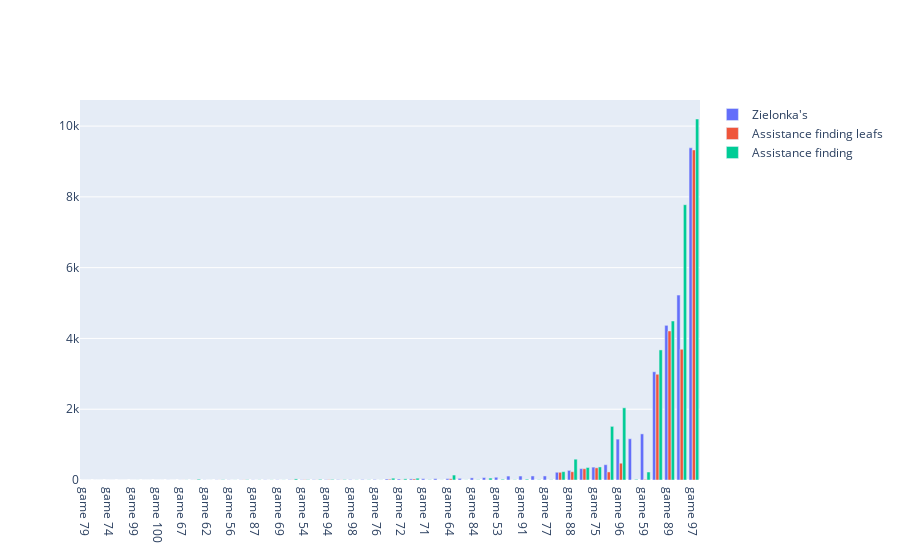

Write notebook code for a chart like this one.
### Code cell
plot_running_times(
    ['Zielonka\'s','Assistance finding leafs','Assistance finding'],
    [
        "/home/sjef/AfstudeerRepo/implementation/testsuite/data/singles/csvs/clean_randomgamesF_MBR.data.csv",
        "/home/sjef/AfstudeerRepo/implementation/testsuite/data/measures/csvs/clean_randomgamesF.data.csv",
        "/home/sjef/AfstudeerRepo/implementation/testsuite/data/measures/csvs/clean_total_randomgamesF.data.csv"
    ],0)

### Figure 1 — Plotly figure (JSON) as saved in the notebook; plotly's stock layout.template omitted (floating-point values rounded to 4 significant figures)
{"data": [{"name": "Zielonka's", "type": "bar", "x": ["game 79", "game 92", "game 74", "game 52", "game 99", "game 51", "game 100", "game 58", "game 67", "game 86", "game 62", "game 63", "game 56", "game 90", "game 87", "game 50", "game 69", "game 65", "game 54", "game 61", "game 94", "game 57", "game 98", "game 85", "game 76", "game 60", "game 72", "game 78", "game 71", "game 55", "game 64", "game 66", "game 84", "game 80", "game 53", "game 93", "game 91", "game 70", "game 77", "game 83", "game 88", "game 73", "game 75", "game 68", "game 96", "game 81", "game 59", "game 82", "game 89", "game 95", "game 97"], "y": [0.1101, 0.1712, 0.456, 0.4672, 0.8431, 0.8477, 0.9075, 1.974, 2.112, 3.072, 3.414, 4.237, 4.392, 4.743, 5.443, 5.555, 6.249, 6.819, 8.113, 9.1, 9.267, 10.56, 11.14, 12.98, 13.87, 27.59, 27.79, 31.58, 37.07, 38.37, 38.74, 46.06, 60.12, 68.64, 78.09, 111.2, 112.2, 114.1, 114.2, 218.7, 272.2, 322.4, 364.2, 432.3, 1155.0, 1165.0, 1303.0, 3058.0, 4370.0, 5224.0, 9386.0]}, {"name": "Assistance finding leafs", "type": "bar", "x": ["game 79", "game 92", "game 74", "game 52", "game 99", "game 51", "game 100", "game 58", "game 67", "game 86", "game 62", "game 63", "game 56", "game 90", "game 87", "game 50", "game 69", "game 65", "game 54", "game 61", "game 94", "game 57", "game 98", "game 85", "game 76", "game 60", "game 72", "game 78", "game 71", "game 55", "game 64", "game 66", "game 84", "game 80", "game 53", "game 93", "game 91", "game 70", "game 77", "game 83", "game 88", "game 73", "game 75", "game 68", "game 96", "game 81", "game 59", "game 82", "game 89", "game 95", "game 97"], "y": [0.009422, 0, 0.4521, 0, 0.4117, 0.04227, 0.006608, 0, 1.757, 2.795, 0.1456, 2.086, 0.6619, 4.278, 0.3957, 0.5625, 0.03494, 4.453, 7.904, 2.805, 8.897, 3.209, 0.9204, 0.3098, 0, 20.67, 4.896, 29.06, 0.4093, 0.6992, 33.87, 0.373, 2.195, 3.366, 0.05518, 1.788, 2.115, 0.7052, 0.6198, 218.0, 233.3, 318.8, 344.1, 227.6, 474.5, 1.505, 16.47, 2988.0, 4211.0, 3694.0, 9326.0]}, {"name": "Assistance finding", "type": "bar", "x": ["game 79", "game 92", "game 74", "game 52", "game 99", "game 51", "game 100", "game 58", "game 67", "game 86", "game 62", "game 63", "game 56", "game 90", "game 87", "game 50", "game 69", "game 65", "game 54", "game 61", "game 94", "game 57", "game 98", "game 85", "game 76", "game 60", "game 72", "game 78", "game 71", "game 55", "game 64", "game 66", "game 84", "game 80", "game 53", "game 93", "game 91", "game 70", "game 77", "game 83", "game 88", "game 73", "game 75", "game 68", "game 96", "game 81", "game 59", "game 82", "game 89", "game 95", "game 97"], "y": [0.0876, 0.09622, 0.6056, 0.01678, 1.304, 0.3104, 0.3612, 0.2992, 2.74, 21.99, 1.041, 8.496, 2.606, 9.026, 4.883, 4.254, 2.99, 30.87, 9.293, 18.61, 16.35, 11.74, 5.181, 6.796, 3.507, 51.16, 32.71, 50.53, 8.126, 3.098, 139.6, 3.913, 8.112, 54.55, 20.87, 7.87, 22.89, 8.243, 7.775, 235.6, 588.0, 353.6, 368.6, 1516.0, 2040.0, 18.07, 225.8, 3675.0, 4493.0, 7779.0, 10200.0]}], "layout": {"barmode": "group"}}
